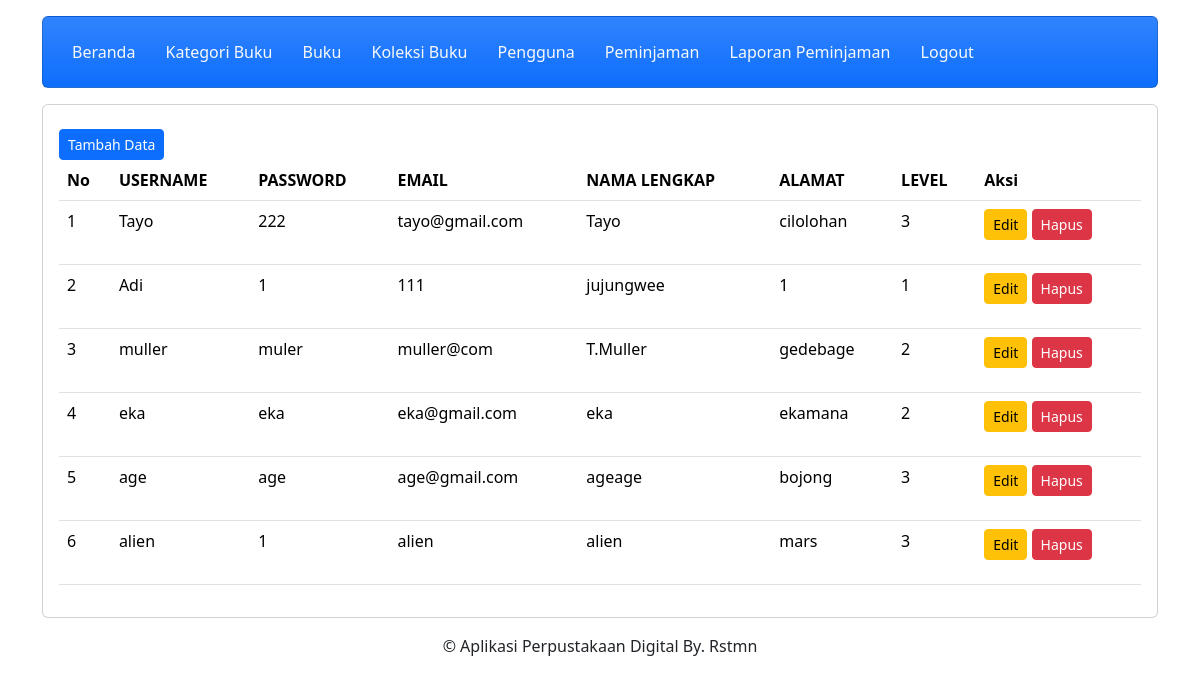
/admin/pengguna.php (signed in), run on the app's committed database.
### tables this page shows
CREATE TABLE `user` (
  `user_id` int(11) NOT NULL,
  `username` varchar(255) NOT NULL,
  `password` varchar(255) NOT NULL,
  `email` varchar(255) NOT NULL,
  `nama_lengkap` varchar(255) NOT NULL,
  `alamat` text NOT NULL,
  `level` int(11) NOT NULL
);

### admin/pengguna.php (the view, shortened to what this page needs)
<?php
include 'header.php';
include 'navbar.php';
?>
<div class ="content mt-3">
		<div class ="card">
			<div class ="card-body">
			<a href="tambah_pengguna.php" class="btn btn-primary btn-sm mt-2">Tambah Data</a>
			<table class="table">
				<thead>
					<tr>
						<th>No</th>
						<th>USERNAME</th>
						<th>PASSWORD</th>
						<th>EMAIL</th>
						<th>NAMA LENGKAP</th>
						<th>ALAMAT</th>
						<th>LEVEL</th>
						<th>Aksi</th>
					</tr>
				</thead>
				<tbody>
					 <?php
					 include '../config/config.php';
					 $no = 1;
					 $data = mysqli_query($conn,"select * from user");
					 while($d = mysqli_fetch_array($data)){
					 ?>
						<tr>
							<td><?php echo $no++; ?></td>
							<td><?php echo $d['username']; ?></td>
							<td><?php echo $d['password']; ?></td>
							<td><?php echo $d['email']; ?></td>
							<td><?php echo $d['nama_lengkap']; ?></td>
							<td><?php echo $d['alamat']; ?></td>
							<td><?php echo $d['level']; ?></td>
							<td>
								<a href="edit_pengguna.php?user_id=<?php echo $d['user_id']; ?>" class="btn btn-warning btn-sm mb-3">Edit</a>
								<a href="proses_hapus_pengguna.php?user_id=<?php echo $d['user_id']; ?>" class="btn btn-danger btn-sm mb-3">Hapus</a>
							</td>
						</tr>
					<?php } ?>
				</tbody>
			</table>
		</div>
	</div>
</div>
<?php
include 'footer.php';
?>

### data on the page
user: username "Tayo", password "222", email "tayo@gmail.com", nama_lengkap "Tayo", alamat "cilolohan", level "3"
user: username "Adi", password "1", email "111", nama_lengkap "jujungwee", alamat "1", level "1"
user: username "muller", password "muler", email "muller@com", nama_lengkap "T.Muller", alamat "gedebage", level "2"
user: username "eka", password "eka", email "eka@gmail.com", nama_lengkap "eka", alamat "ekamana", level "2"
user: username "age", password "age", email "age@gmail.com", nama_lengkap "ageage", alamat "bojong", level "3"
user: username "alien", password "1", email "alien", nama_lengkap "alien", alamat "mars", level "3"
